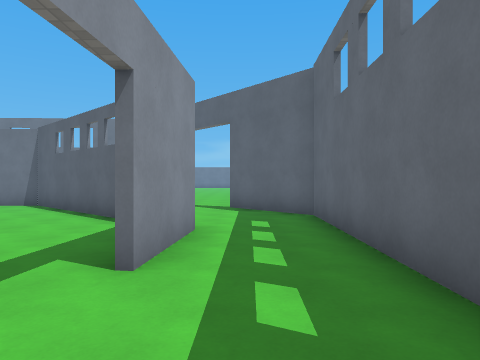
view 1 (above)

24 first-person views from a walk through a 3-D level made in the Godot game engine. The camera is 1.5 m above the floor, looks level and sees 70° across. The floor is counted in squares, 2 m on a side. Each view is taken from the middle of a square. On the plan, view 1 faces up. The plan holds only what a view shows up to about 11 squares ahead; the rest is blank. The place goes on beyond the plan. Surface patterns are stand-ins for the level's own textures.

view 2
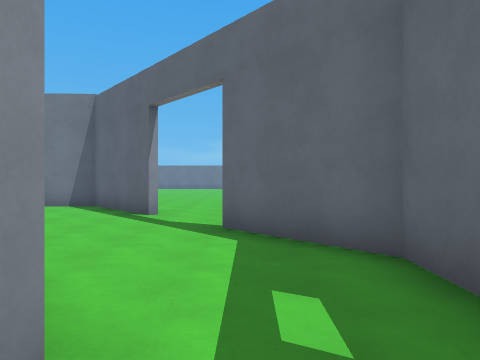

view 3
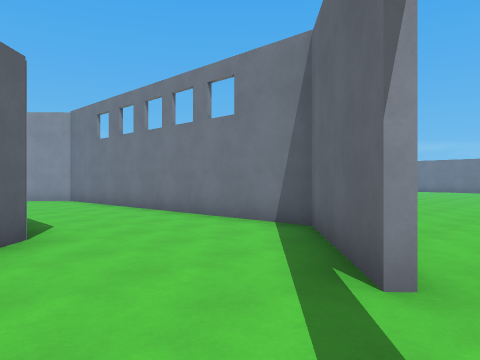

view 4
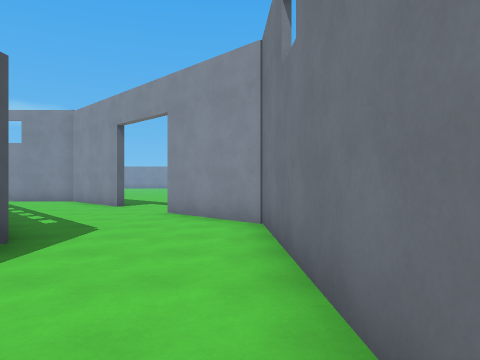

view 5
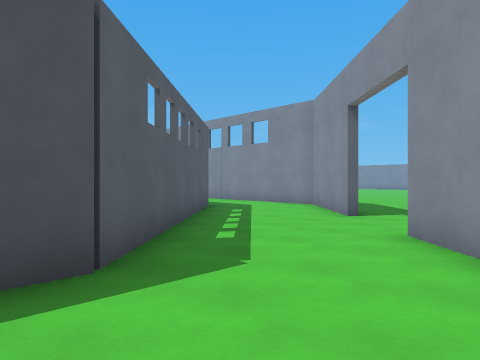

view 6
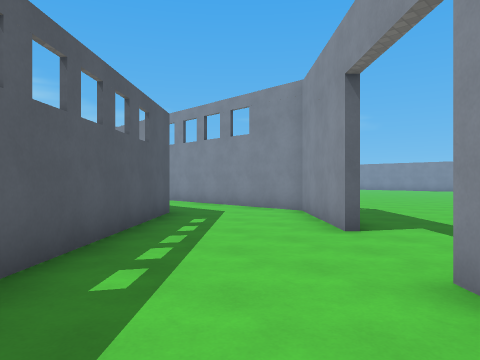

view 7
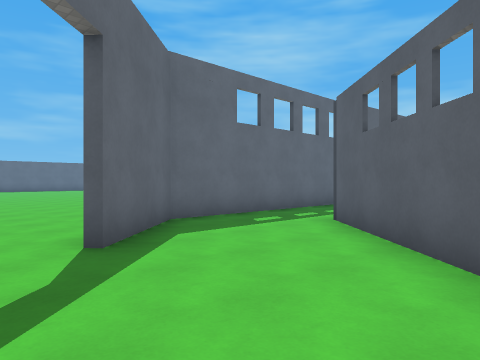

view 8
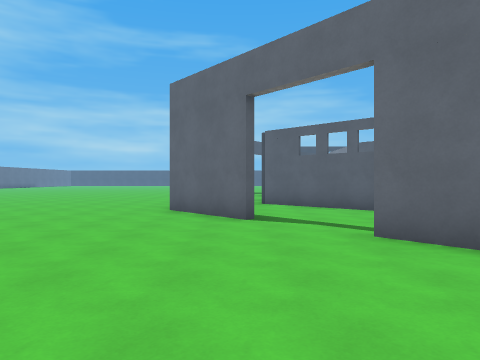

view 9
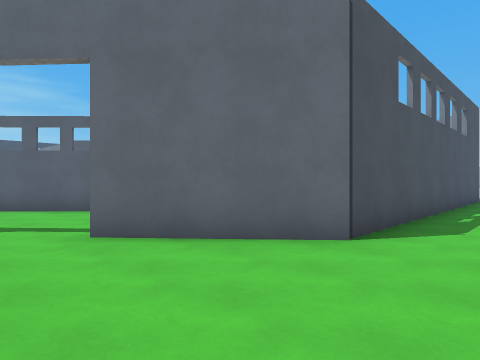

view 10
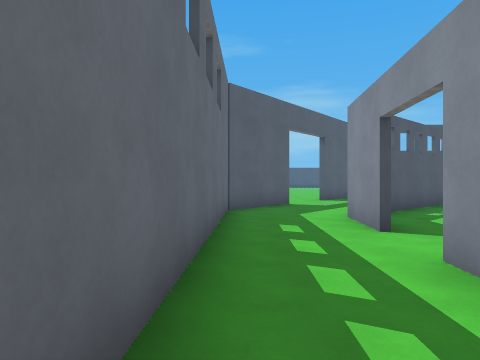

view 11
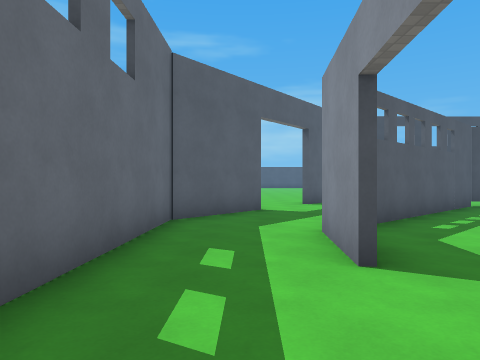

view 12
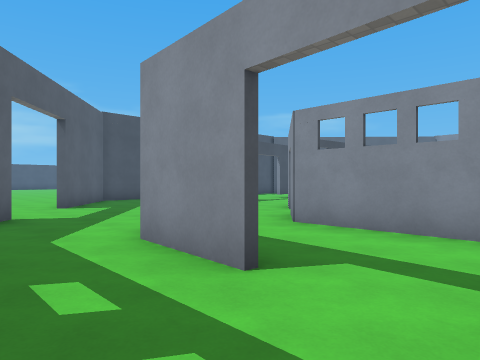

view 13
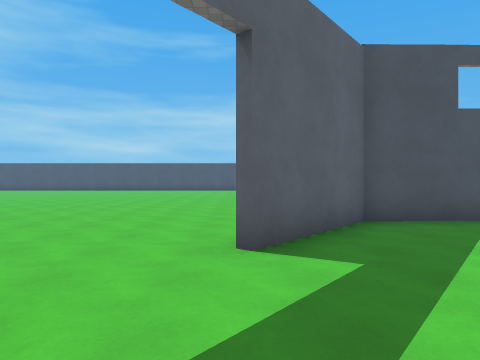

view 14
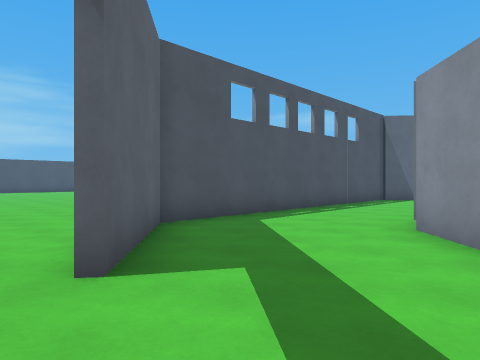

view 15
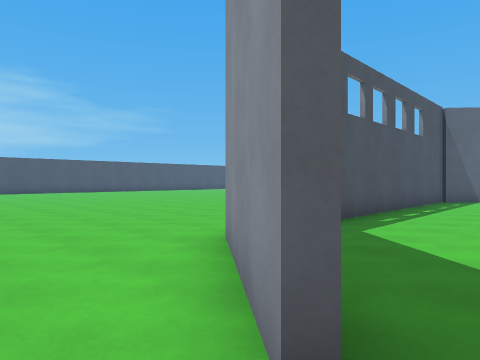

view 16
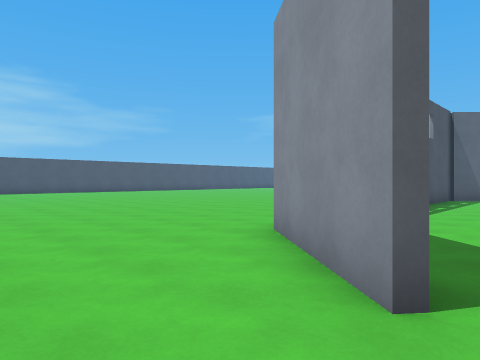

view 17
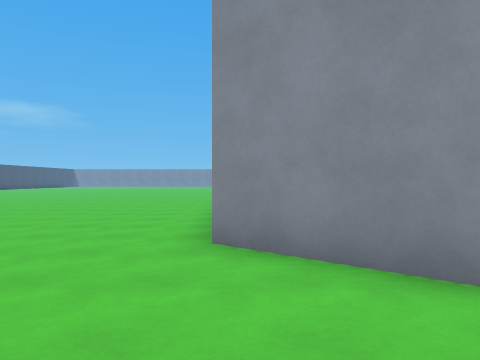

view 18
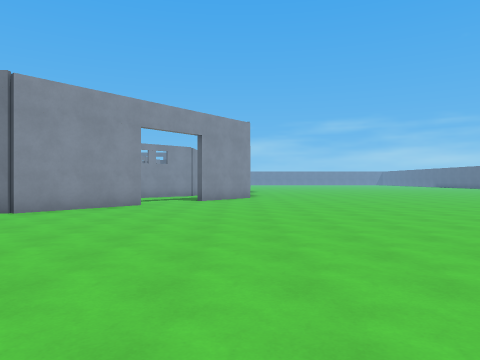

view 19
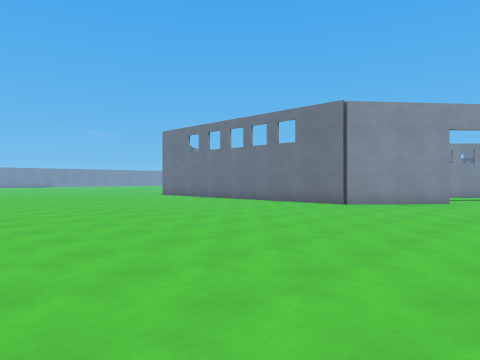

view 20
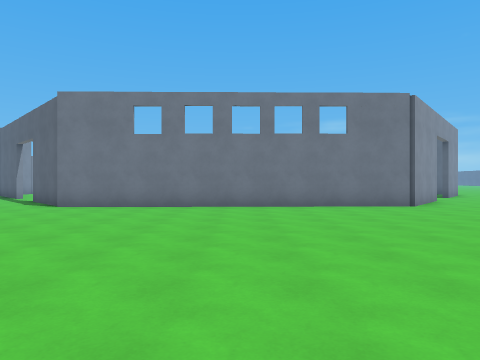

view 21
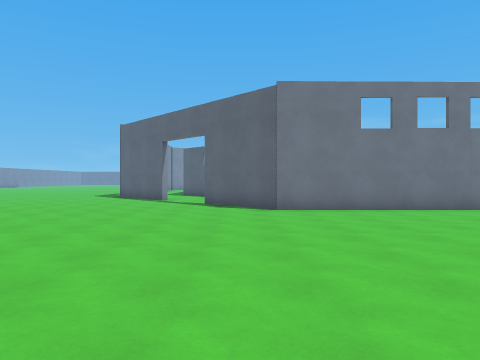

view 22
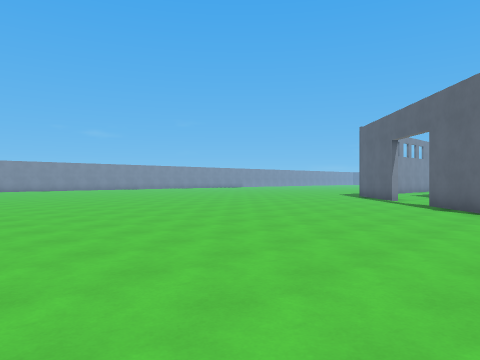

view 23
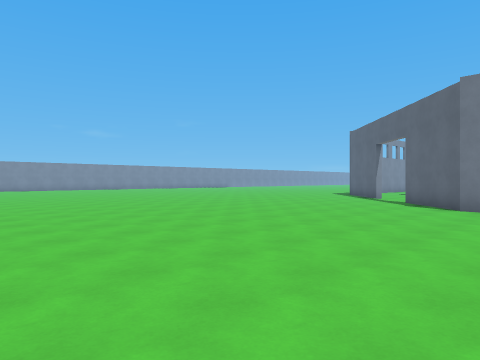

view 24
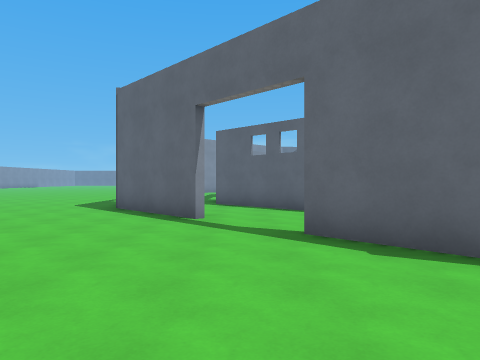

### Floor plan
Ten units are one square. View 1 is at (0, 0); x grows to the right and y downward. Boxes are objects, and circles mark ways between rooms. Rooms are numbered by the first view taken in them; rooms with no view inside come last. Other rooms are left out.
<svg viewBox="-207 -144 230 269">
<path fill="none" stroke="#000" d="M-60 -102 -55 -98M-35 -79 -7 -52 -9 -28M-19 -113 -41 -138 -138 -134 -159 -113M-2 -96 18 -74M-130 -135 -40 -139 -17 -114M-10 -11 -12 10M-176 -96 -200 -71 -201 -35M-175 -52 -121 -102 -115 -102M13 14 16 -73 -3 -95M-171 19 -178 12M-132 93 -42 92 -21 65M-178 55 -202 29M-154 36 -171 19M-54 47 -65 57M-19 67 -41 93 -140 95 -161 72M-6 47 13 24 13 14M-40 -22 -40 7M-43 9 -49 13M-39 32 -23 18"/>
<circle cx="-165" cy="-105" r="3" fill="#2a7"/>
<circle cx="-180" cy="20" r="3" fill="#2a7"/>
<circle cx="15" cy="0" r="3" fill="#2a7"/>
<circle cx="-10" cy="-20" r="3" fill="#2a7"/>
<text x="-60" y="-110">1</text>
<text x="-120" y="120">2</text>
<text x="-30" y="-30">3</text>
<text x="-40" y="20">4</text>
</svg>
Room 1 opens to room 2. Room 1 opens to room 3.

Where each view was taken, in squares from view 1:
view 1: 0 up, 0 right, facing up
view 2: 4 up, 0 right, facing up
view 3: 9 up, 1 left, facing up-left
view 4: 13 up, 8 left, facing left
view 5: 13 up, 11 left, facing down-left
view 6: 12 up, 13 left, facing down-left
view 7: 11 up, 4 left, facing down-right
view 8: 16 up, 0 right, facing down
view 9: 16 up, 0 right, facing down-left
view 10: 6 up, 1 right, facing down
view 11: 4 up, 0 right, facing down
view 12: 3 up, 1 right, facing down-left
view 13: 3 down, 2 left, facing down
view 14: 4 down, 1 left, facing down-left
view 15: 6 down, 1 left, facing down-left
view 16: 6 down, 0 right, facing down-left
view 17: 9 down, 0 right, facing left
view 18: 17 down, 1 right, facing up
view 19: 19 down, 1 right, facing up-left
view 20: 19 down, 9 left, facing up
view 21: 18 down, 15 left, facing up
view 22: 18 down, 13 left, facing up-left
view 23: 19 down, 12 left, facing up-left
view 24: 12 down, 17 left, facing up
